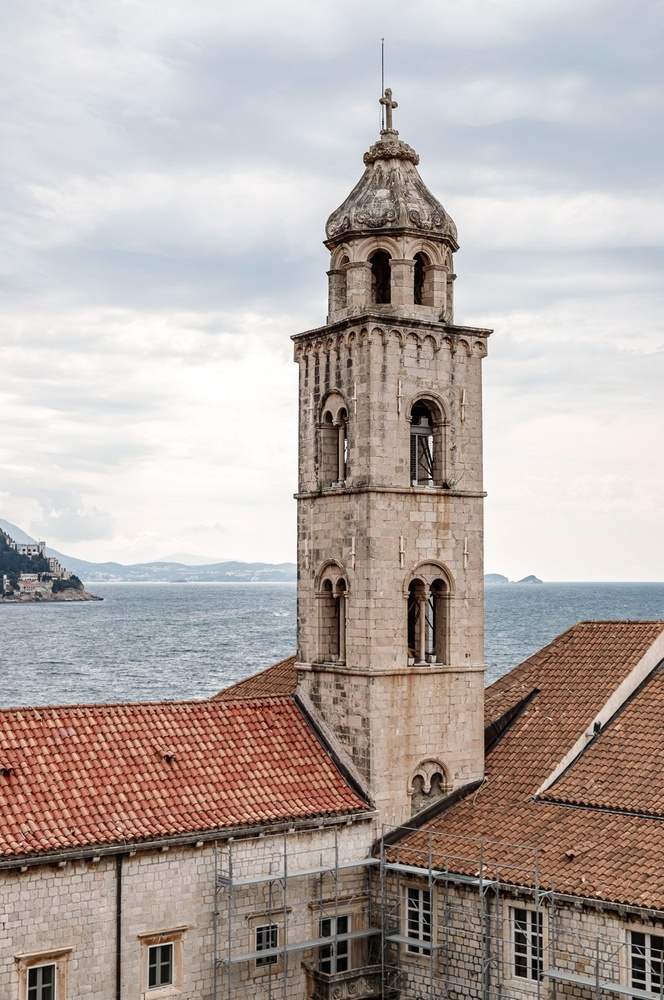
#> input picture data/3b1e2274c5b85e53c0dd3faaba730329.jpg, 664 x 1000 px, shrunk from 1200 x 1807 before the run
$ python -i frequency.py   (imports and definitions only)
#> lines starting #> are read from the running program, lines starting #| are printed output that depends on the picture
import numpy as np
import cv2

# [9 lines left out: function _to_gray_float, not called in this run]


def _fft(image_float: np.ndarray):
    """Return shifted DFT of a float image."""
    f = np.fft.fft2(image_float)
    return np.fft.fftshift(f)


def _ifft(f_shifted: np.ndarray) -> np.ndarray:
    """Return spatial image from shifted DFT, clipped to [0,255] uint8."""
    f = np.fft.ifftshift(f_shifted)
    result = np.fft.ifft2(f)
    result = np.abs(result)
    result = np.clip(result * 255.0, 0, 255).astype(np.uint8)
    return result


def _ideal_circle_mask(shape: tuple, cutoff: int, low_pass: bool) -> np.ndarray:
    """Create an ideal circular low-pass or high-pass mask."""
    rows, cols = shape
    crow, ccol = rows // 2, cols // 2
    y, x = np.ogrid[:rows, :cols]
    dist = np.sqrt((x - ccol) ** 2 + (y - crow) ** 2)
    mask = (dist <= cutoff).astype(np.float32)
    return mask if low_pass else 1.0 - mask


# [23 lines left out: functions _gaussian_mask, _butterworth_mask, not called in this run]


def apply_frequency_filter(
    image: np.ndarray,
    filter_type: str = "ideal",   # "ideal" | "gaussian" | "butterworth"
    pass_type: str = "low",       # "low" | "high"
    cutoff: int = 30,
    order: int = 2,               # only for butterworth
) -> tuple:
    """
    Apply a frequency-domain filter to a grayscale or colour image.

    Parameters
    ----------
    image      : Input BGR or grayscale image (uint8).
    filter_type: "ideal", "gaussian", or "butterworth".
    pass_type  : "low" or "high".
    cutoff     : Cut-off frequency (radius in pixels).
    order      : Butterworth filter order (ignored for other types).

    Returns
    -------
    filtered_image : uint8 result image (same channels as input).
    magnitude_spectrum : uint8 log-magnitude image of the DFT (for display).
    """
    is_color = len(image.shape) == 3
    low_pass = pass_type == "low"

    # ---- build channels to process ----
    if is_color:
        channels = cv2.split(image)
    else:
        channels = [image]

    shape = channels[0].shape

    # ---- build mask ----
    if filter_type == "ideal":
        mask = _ideal_circle_mask(shape, cutoff, low_pass)
    elif filter_type == "gaussian":
        mask = _gaussian_mask(shape, cutoff, low_pass)
    elif filter_type == "butterworth":
        mask = _butterworth_mask(shape, cutoff, order, low_pass)
    else:
        raise ValueError(f"Unknown filter_type: {filter_type!r}")

    # ---- process each channel ----
    filtered_channels = []
    magnitude_spectra = []

    for ch in channels:
        ch_float = ch.astype(np.float32) / 255.0
        f_shift = _fft(ch_float)

        # magnitude spectrum for visualisation (use first channel only)
        mag = np.log1p(np.abs(f_shift))
        mag = cv2.normalize(mag, None, 0, 255, cv2.NORM_MINMAX).astype(np.uint8)
        magnitude_spectra.append(mag)

        # apply mask
        f_filtered = f_shift * mask
        result_ch = _ifft(f_filtered)
        filtered_channels.append(result_ch)

    # ---- merge / return ----
    if is_color:
        filtered_image = cv2.merge(filtered_channels)
        magnitude_spectrum = cv2.merge(magnitude_spectra)
    else:
        filtered_image = filtered_channels[0]
        magnitude_spectrum = magnitude_spectra[0]

    return filtered_image, magnitude_spectrum


# [10 lines left out: function get_magnitude_spectrum, not called in this run]

>>> import cv2
>>> picture = cv2.imread('../data/3b1e2274c5b85e53c0dd3faaba730329.jpg')
#> picture is the input picture: shape (1000, 664, 3); mean B, G, R 167.1, 171.3, 181.1
>>> result = apply_frequency_filter(picture)
#> the loop in apply_frequency_filter, `for ch in channels:` made 3 passes
#> pass 1, in apply_frequency_filter, `ch_float = ch.astype(np.float32) / 255.0`:
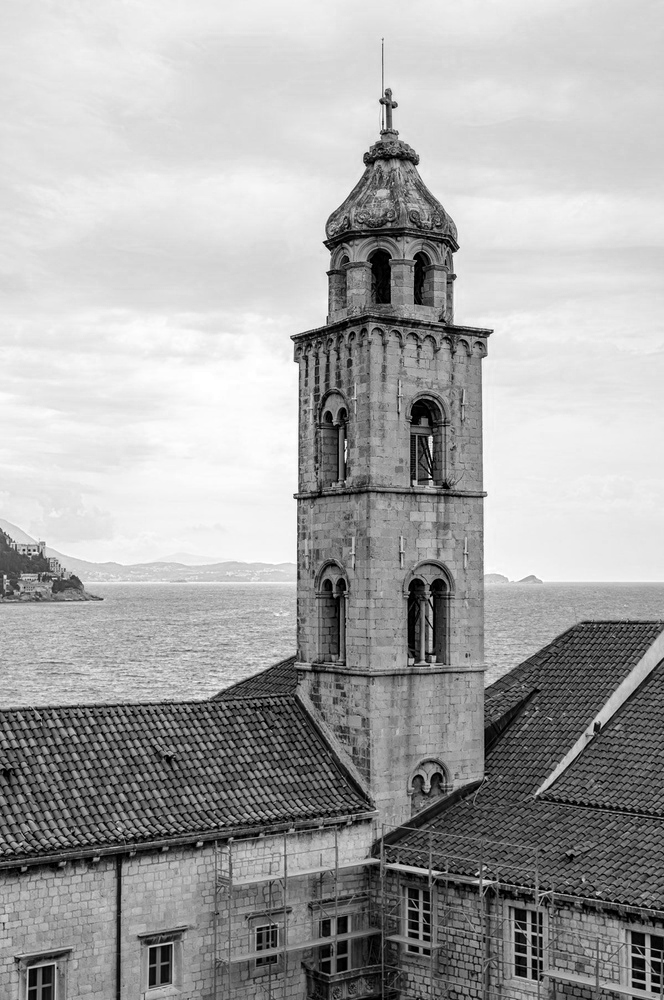
#> ch_float: shape (1000, 664) float32; min 0, max 1, mean 0.655
#> pass 1, in apply_frequency_filter, `mag = np.log1p(np.abs(f_shift))`:
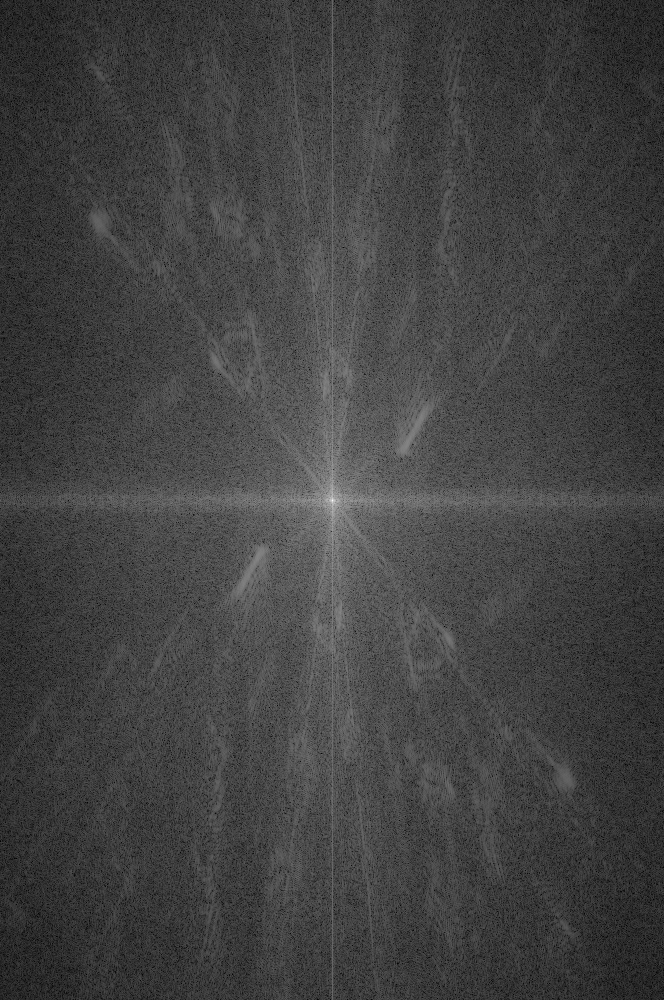
#> mag: shape (1000, 664) float64; min 0.0646, max 12.98, mean 3.42; drawn with min black and max white
#> pass 1, in _ifft, `result = np.abs(result)`:
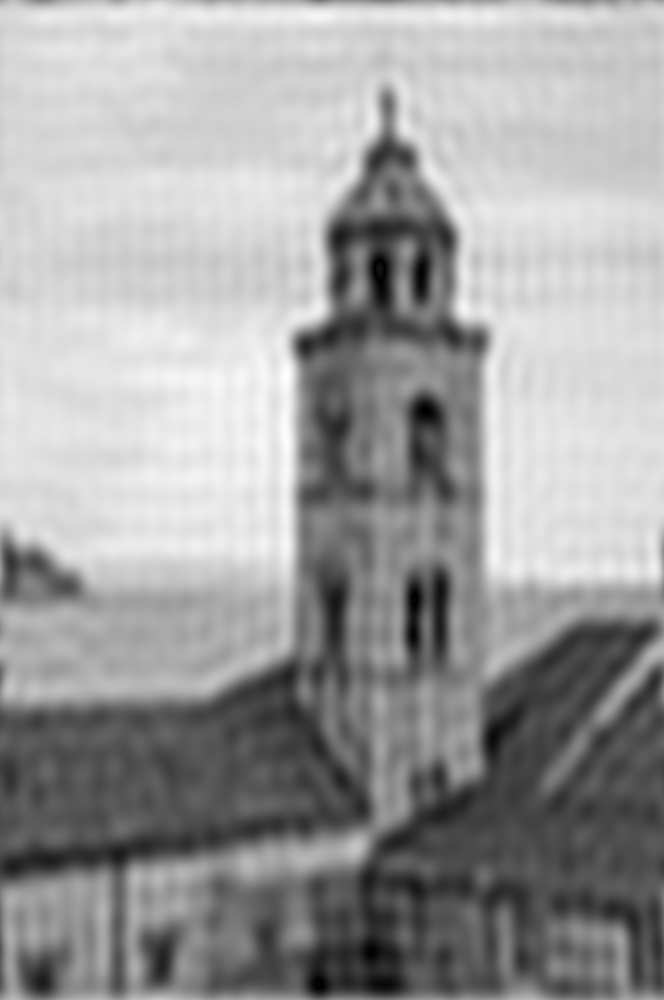
#> result: shape (1000, 664) float64; min 2.44e-05, max 1.05, mean 0.655; drawn with min black and max white
#> after the loop in apply_frequency_filter, `for ch in channels:`:
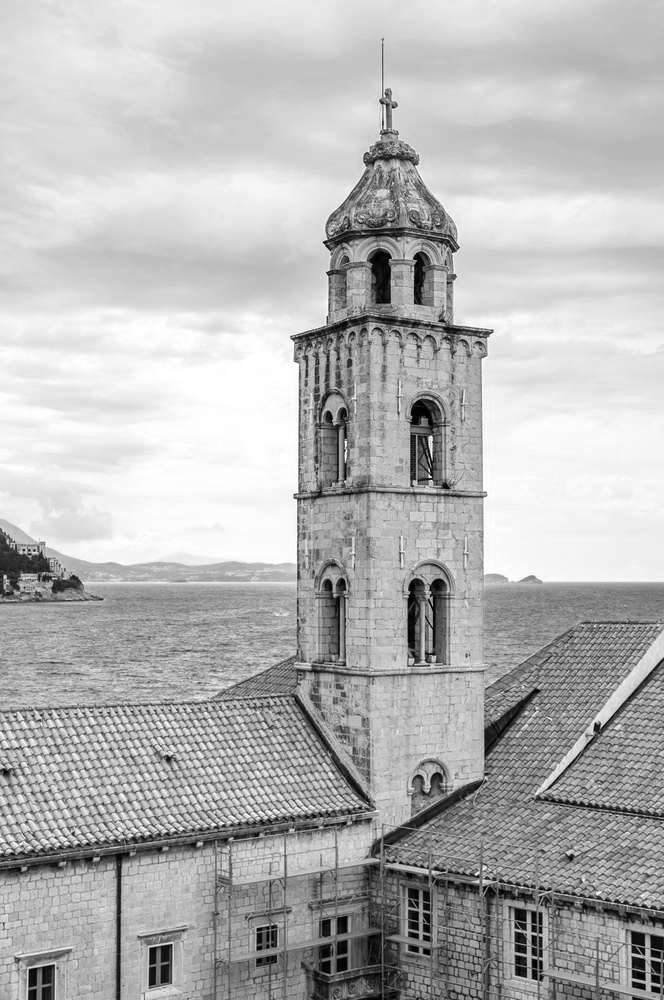
#> ch_float: shape (1000, 664) float32; min 0, max 1, mean 0.71
#> after the loop in apply_frequency_filter, `for ch in channels:`: filtered_channels = 3 items
#> in apply_frequency_filter, `filtered_image = cv2.merge(filtered_channels)`:
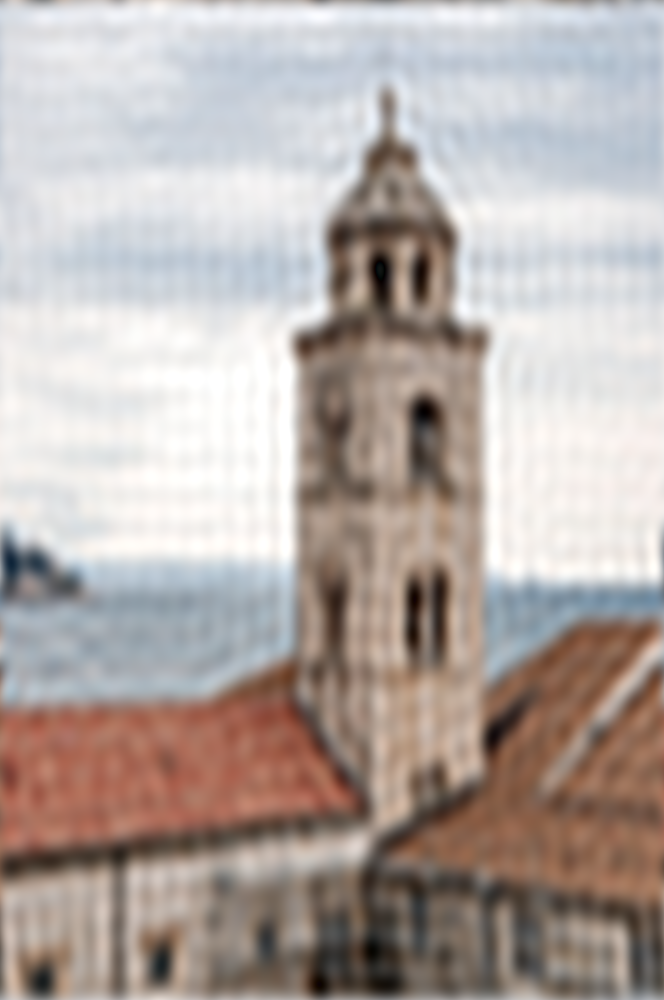
#> filtered_image: shape (1000, 664, 3); mean of channels 0, 1, 2 166.5, 170.7, 180.6; drawn as B, G, R

$ run again, on data/574821a39139bdf7b056de62fb8905f6.jpg
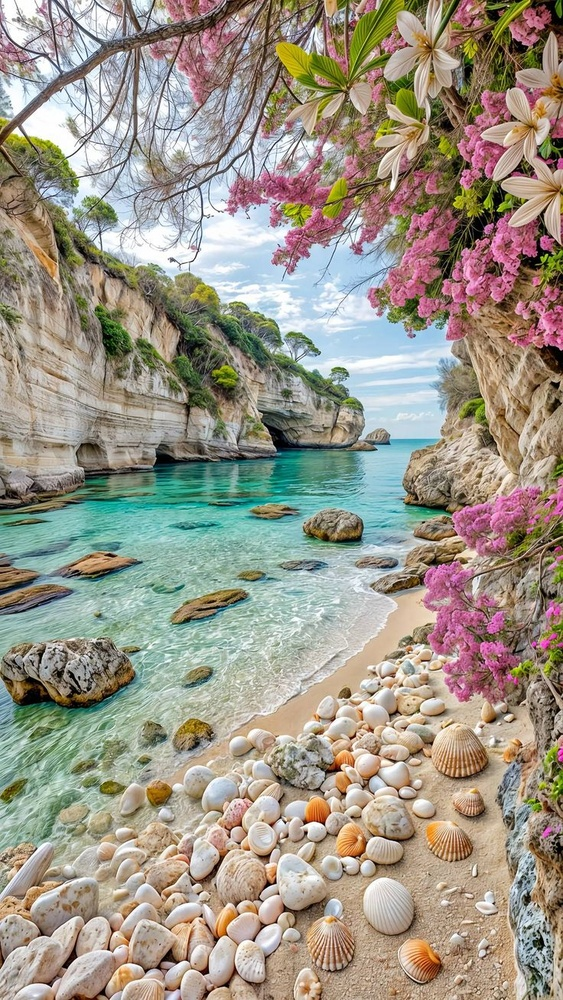
#> input picture data/574821a39139bdf7b056de62fb8905f6.jpg, 563 x 1000 px, shrunk from 736 x 1308 before the run
#> picture is the input picture: shape (1000, 563, 3); mean B, G, R 135.9, 150, 156.6
#> the loop in apply_frequency_filter, `for ch in channels:` made 3 passes
#> after the loop in apply_frequency_filter, `for ch in channels:`:
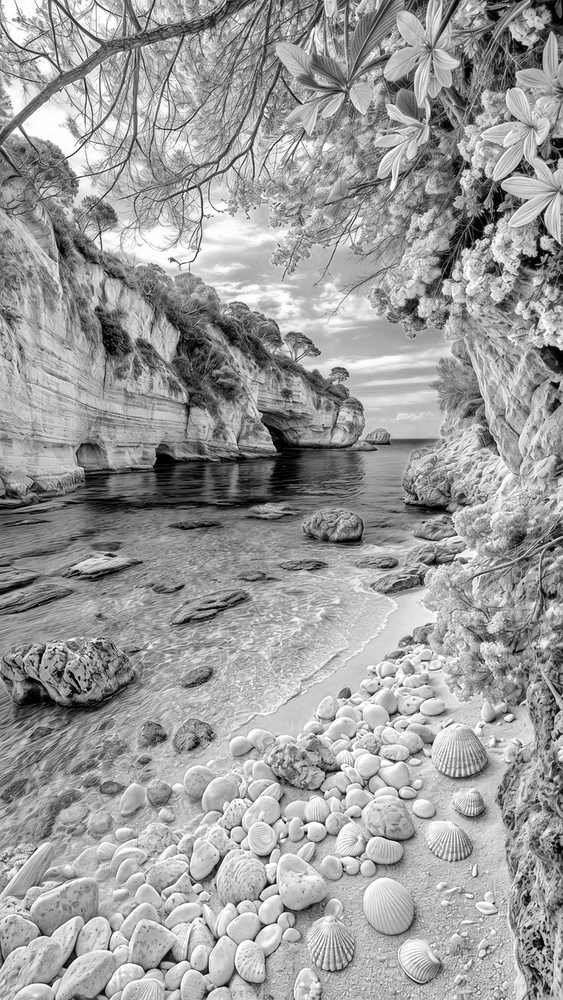
#> ch_float: shape (1000, 563) float32; min 0, max 1, mean 0.614
#> after the loop in apply_frequency_filter, `for ch in channels:`: filtered_channels = 3 items
#> in apply_frequency_filter, `filtered_image = cv2.merge(filtered_channels)`:
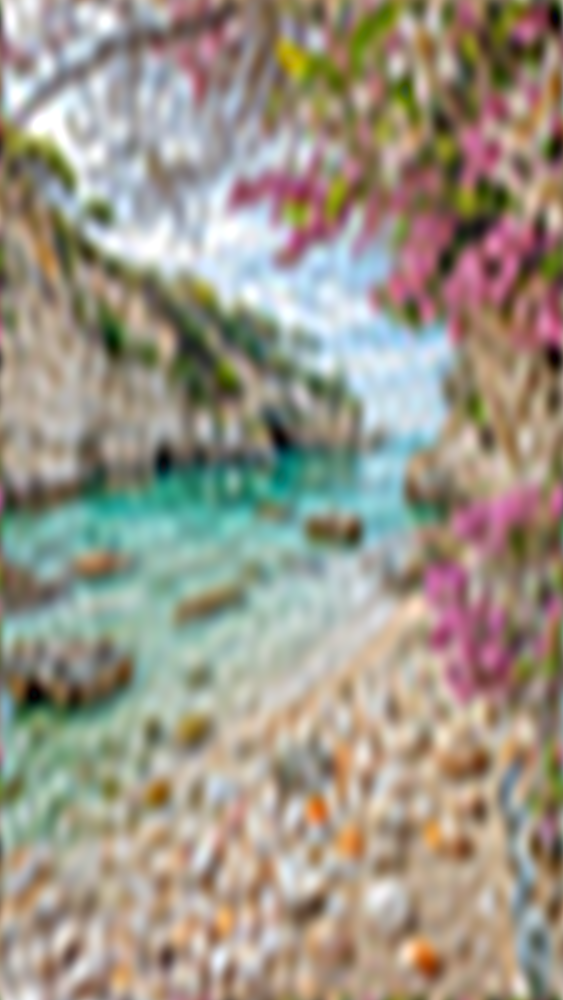
#> filtered_image: shape (1000, 563, 3); mean of channels 0, 1, 2 135.4, 149.5, 156.1; drawn as B, G, R

$ run again, on data/5d5a93d474d9ed4ce1866527be582334.jpg
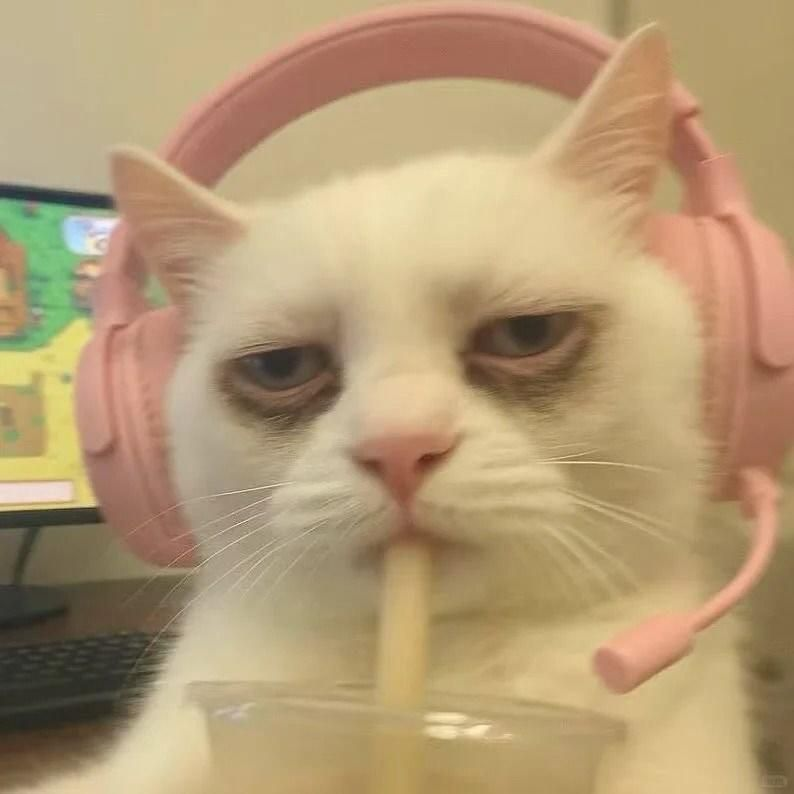
#> input picture data/5d5a93d474d9ed4ce1866527be582334.jpg, 794 x 794 px
#> picture is the input picture: shape (794, 794, 3); mean B, G, R 116.4, 153.9, 179.5
#> the loop in apply_frequency_filter, `for ch in channels:` made 3 passes
#> pass 1, in apply_frequency_filter, `mag = np.log1p(np.abs(f_shift))`:
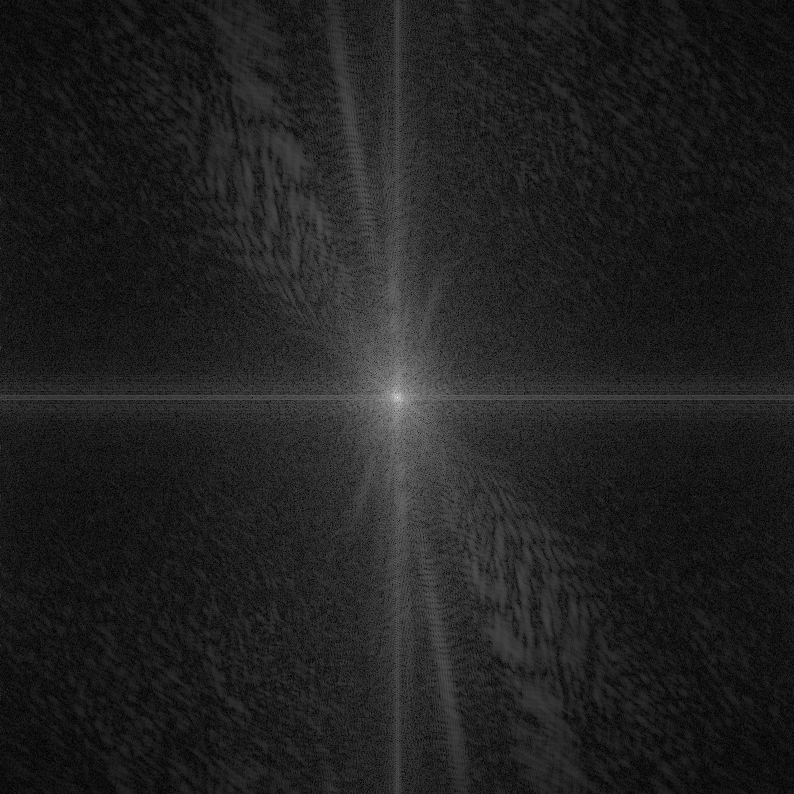
#> mag: shape (794, 794) float64; min 0.00839, max 12.57, mean 1.65; drawn with min black and max white
#> after the loop in apply_frequency_filter, `for ch in channels:`:
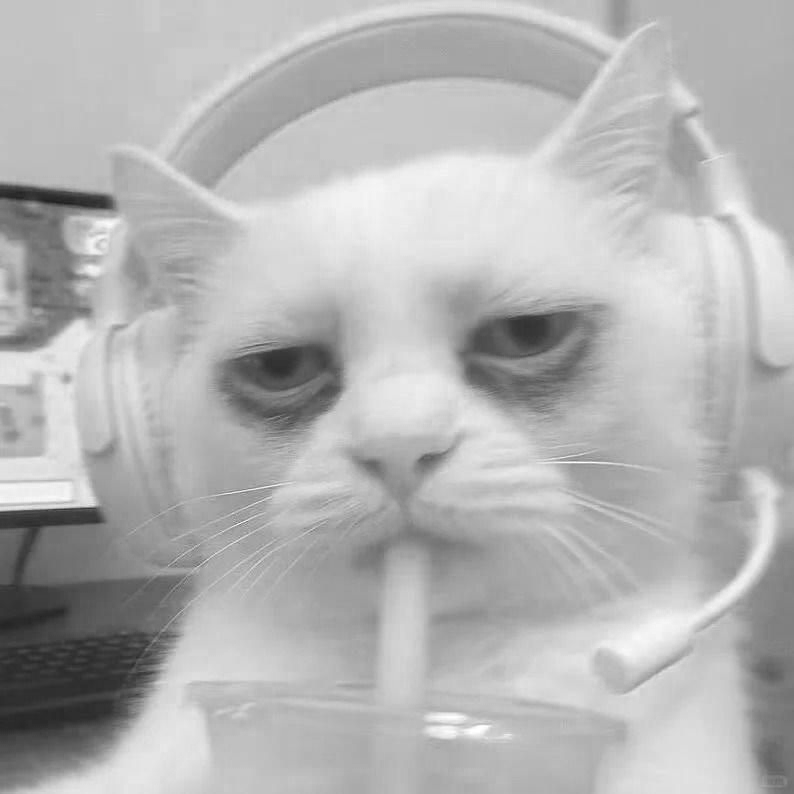
#> ch_float: shape (794, 794) float32; min 0.129, max 1, mean 0.704
#> after the loop in apply_frequency_filter, `for ch in channels:`: filtered_channels = 3 items

$ run again, on data/959381254d8b48ab206c508ec9c85769.jpg
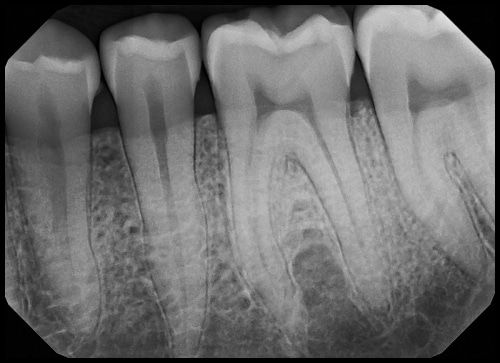
#> input picture data/959381254d8b48ab206c508ec9c85769.jpg, 500 x 363 px
#> picture is the input picture: shape (363, 500, 3); min 0, max 239, mean 108.1
#> the loop in apply_frequency_filter, `for ch in channels:` made 3 passes
#> pass 1, in apply_frequency_filter, `mag = np.log1p(np.abs(f_shift))`:
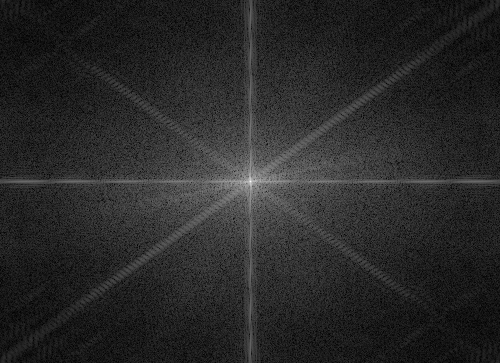
#> mag: shape (363, 500) float64; min 0.00865, max 11.25, mean 1.83; drawn with min black and max white
#> pass 1, in _ifft, `result = np.abs(result)`:
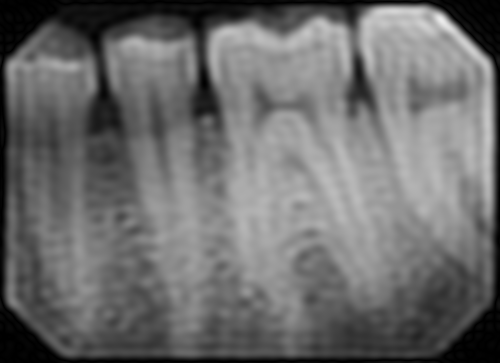
#> result: shape (363, 500) float64; min 3.1e-06, max 0.925, mean 0.425
#> after the loop in apply_frequency_filter, `for ch in channels:`: filtered_channels = 3 items
